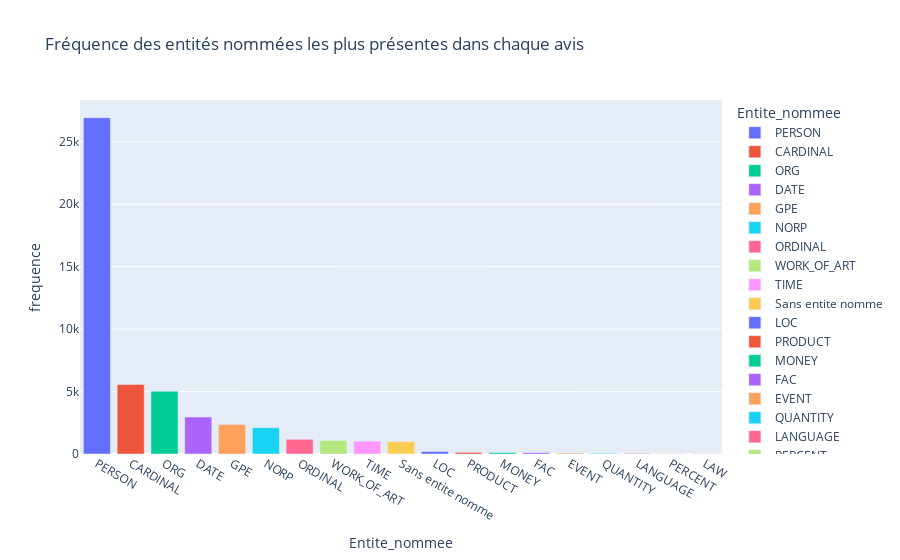

The cell this chart's notebook holds for it:
### Markdown cell above
Sur la cellule d'au-dessus, nous avons pris pour chaque review(chaque ligne du jeu de données), le type d'entité nommée le plus représenté(si ce type existe).<br>
Ensuite nous avons créé une colonne où on stocke cette entité nommée.

### Code cell
coordonnees=[]

for mots in frequence(list(data["entite_nomme"])):
    coordonnees+=[(mots[0],mots[1])]
    
coordonnees_trier = sorted(coordonnees,key=lambda x: -x[1])
abscisse=[mots[0] for mots in coordonnees_trier]
ordonnees=[mots[1] for mots in coordonnees_trier]

diagramme=pd.DataFrame({"Entite_nommee":abscisse,
                        "frequence":ordonnees})
    
px.bar(data_frame=diagramme,x='Entite_nommee', y='frequence', color='Entite_nommee',
       hover_data=diagramme,title="Fréquence des entités nommées les plus présentes dans chaque avis")

### Figure 1 — Plotly figure (JSON) as saved in the notebook; plotly's stock layout.template omitted (floating-point values rounded to 4 significant figures)
{"data": [{"alignmentgroup": "True", "hovertemplate": "Entite_nommee=%{x}<br>frequence=%{y}<extra></extra>", "legendgroup": "PERSON", "marker": {"color": "#636efa", "pattern": {"shape": ""}}, "name": "PERSON", "offsetgroup": "PERSON", "orientation": "v", "showlegend": true, "textposition": "auto", "type": "bar", "x": ["PERSON"], "xaxis": "x", "y": [26930], "yaxis": "y"}, {"alignmentgroup": "True", "hovertemplate": "Entite_nommee=%{x}<br>frequence=%{y}<extra></extra>", "legendgroup": "CARDINAL", "marker": {"color": "#EF553B", "pattern": {"shape": ""}}, "name": "CARDINAL", "offsetgroup": "CARDINAL", "orientation": "v", "showlegend": true, "textposition": "auto", "type": "bar", "x": ["CARDINAL"], "xaxis": "x", "y": [5560], "yaxis": "y"}, {"alignmentgroup": "True", "hovertemplate": "Entite_nommee=%{x}<br>frequence=%{y}<extra></extra>", "legendgroup": "ORG", "marker": {"color": "#00cc96", "pattern": {"shape": ""}}, "name": "ORG", "offsetgroup": "ORG", "orientation": "v", "showlegend": true, "textposition": "auto", "type": "bar", "x": ["ORG"], "xaxis": "x", "y": [5032], "yaxis": "y"}, {"alignmentgroup": "True", "hovertemplate": "Entite_nommee=%{x}<br>frequence=%{y}<extra></extra>", "legendgroup": "DATE", "marker": {"color": "#ab63fa", "pattern": {"shape": ""}}, "name": "DATE", "offsetgroup": "DATE", "orientation": "v", "showlegend": true, "textposition": "auto", "type": "bar", "x": ["DATE"], "xaxis": "x", "y": [2961], "yaxis": "y"}, {"alignmentgroup": "True", "hovertemplate": "Entite_nommee=%{x}<br>frequence=%{y}<extra></extra>", "legendgroup": "GPE", "marker": {"color": "#FFA15A", "pattern": {"shape": ""}}, "name": "GPE", "offsetgroup": "GPE", "orientation": "v", "showlegend": true, "textposition": "auto", "type": "bar", "x": ["GPE"], "xaxis": "x", "y": [2363], "yaxis": "y"}, {"alignmentgroup": "True", "hovertemplate": "Entite_nommee=%{x}<br>frequence=%{y}<extra></extra>", "legendgroup": "NORP", "marker": {"color": "#19d3f3", "pattern": {"shape": ""}}, "name": "NORP", "offsetgroup": "NORP", "orientation": "v", "showlegend": true, "textposition": "auto", "type": "bar", "x": ["NORP"], "xaxis": "x", "y": [2107], "yaxis": "y"}, {"alignmentgroup": "True", "hovertemplate": "Entite_nommee=%{x}<br>frequence=%{y}<extra></extra>", "legendgroup": "ORDINAL", "marker": {"color": "#FF6692", "pattern": {"shape": ""}}, "name": "ORDINAL", "offsetgroup": "ORDINAL", "orientation": "v", "showlegend": true, "textposition": "auto", "type": "bar", "x": ["ORDINAL"], "xaxis": "x", "y": [1172], "yaxis": "y"}, {"alignmentgroup": "True", "hovertemplate": "Entite_nommee=%{x}<br>frequence=%{y}<extra></extra>", "legendgroup": "WORK_OF_ART", "marker": {"color": "#B6E880", "pattern": {"shape": ""}}, "name": "WORK_OF_ART", "offsetgroup": "WORK_OF_ART", "orientation": "v", "showlegend": true, "textposition": "auto", "type": "bar", "x": ["WORK_OF_ART"], "xaxis": "x", "y": [1088], "yaxis": "y"}, {"alignmentgroup": "True", "hovertemplate": "Entite_nommee=%{x}<br>frequence=%{y}<extra></extra>", "legendgroup": "TIME", "marker": {"color": "#FF97FF", "pattern": {"shape": ""}}, "name": "TIME", "offsetgroup": "TIME", "orientation": "v", "showlegend": true, "textposition": "auto", "type": "bar", "x": ["TIME"], "xaxis": "x", "y": [1032], "yaxis": "y"}, {"alignmentgroup": "True", "hovertemplate": "Entite_nommee=%{x}<br>frequence=%{y}<extra></extra>", "legendgroup": "Sans entite nomme", "marker": {"color": "#FECB52", "pattern": {"shape": ""}}, "name": "Sans entite nomme", "offsetgroup": "Sans entite nomme", "orientation": "v", "showlegend": true, "textposition": "auto", "type": "bar", "x": ["Sans entite nomme"], "xaxis": "x", "y": [989], "yaxis": "y"}, {"alignmentgroup": "True", "hovertemplate": "Entite_nommee=%{x}<br>frequence=%{y}<extra></extra>", "legendgroup": "LOC", "marker": {"color": "#636efa", "pattern": {"shape": ""}}, "name": "LOC", "offsetgroup": "LOC", "orientation": "v", "showlegend": true, "textposition": "auto", "type": "bar", "x": ["LOC"], "xaxis": "x", "y": [198], "yaxis": "y"}, {"alignmentgroup": "True", "hovertemplate": "Entite_nommee=%{x}<br>frequence=%{y}<extra></extra>", "legendgroup": "PRODUCT", "marker": {"color": "#EF553B", "pattern": {"shape": ""}}, "name": "PRODUCT", "offsetgroup": "PRODUCT", "orientation": "v", "showlegend": true, "textposition": "auto", "type": "bar", "x": ["PRODUCT"], "xaxis": "x", "y": [129], "yaxis": "y"}, {"alignmentgroup": "True", "hovertemplate": "Entite_nommee=%{x}<br>frequence=%{y}<extra></extra>", "legendgroup": "MONEY", "marker": {"color": "#00cc96", "pattern": {"shape": ""}}, "name": "MONEY", "offsetgroup": "MONEY", "orientation": "v", "showlegend": true, "textposition": "auto", "type": "bar", "x": ["MONEY"], "xaxis": "x", "y": [114], "yaxis": "y"}, {"alignmentgroup": "True", "hovertemplate": "Entite_nommee=%{x}<br>frequence=%{y}<extra></extra>", "legendgroup": "FAC", "marker": {"color": "#ab63fa", "pattern": {"shape": ""}}, "name": "FAC", "offsetgroup": "FAC", "orientation": "v", "showlegend": true, "textposition": "auto", "type": "bar", "x": ["FAC"], "xaxis": "x", "y": [108], "yaxis": "y"}, {"alignmentgroup": "True", "hovertemplate": "Entite_nommee=%{x}<br>frequence=%{y}<extra></extra>", "legendgroup": "EVENT", "marker": {"color": "#FFA15A", "pattern": {"shape": ""}}, "name": "EVENT", "offsetgroup": "EVENT", "orientation": "v", "showlegend": true, "textposition": "auto", "type": "bar", "x": ["EVENT"], "xaxis": "x", "y": [69], "yaxis": "y"}, {"alignmentgroup": "True", "hovertemplate": "Entite_nommee=%{x}<br>frequence=%{y}<extra></extra>", "legendgroup": "QUANTITY", "marker": {"color": "#19d3f3", "pattern": {"shape": ""}}, "name": "QUANTITY", "offsetgroup": "QUANTITY", "orientation": "v", "showlegend": true, "textposition": "auto", "type": "bar", "x": ["QUANTITY"], "xaxis": "x", "y": [47], "yaxis": "y"}, {"alignmentgroup": "True", "hovertemplate": "Entite_nommee=%{x}<br>frequence=%{y}<extra></extra>", "legendgroup": "LANGUAGE", "marker": {"color": "#FF6692", "pattern": {"shape": ""}}, "name": "LANGUAGE", "offsetgroup": "LANGUAGE", "orientation": "v", "showlegend": true, "textposition": "auto", "type": "bar", "x": ["LANGUAGE"], "xaxis": "x", "y": [46], "yaxis": "y"}, {"alignmentgroup": "True", "hovertemplate": "Entite_nommee=%{x}<br>frequence=%{y}<extra></extra>", "legendgroup": "PERCENT", "marker": {"color": "#B6E880", "pattern": {"shape": ""}}, "name": "PERCENT", "offsetgroup": "PERCENT", "orientation": "v", "showlegend": true, "textposition": "auto", "type": "bar", "x": ["PERCENT"], "xaxis": "x", "y": [29], "yaxis": "y"}, {"alignmentgroup": "True", "hovertemplate": "Entite_nommee=%{x}<br>frequence=%{y}<extra></extra>", "legendgroup": "LAW", "marker": {"color": "#FF97FF", "pattern": {"shape": ""}}, "name": "LAW", "offsetgroup": "LAW", "orientation": "v", "showlegend": true, "textposition": "auto", "type": "bar", "x": ["LAW"], "xaxis": "x", "y": [26], "yaxis": "y"}], "layout": {"barmode": "relative", "legend": {"title": {"text": "Entite_nommee"}, "tracegroupgap": 0}, "title": {"text": "Fréquence des entités nommées les plus présentes dans chaque avis"}, "xaxis": {"anchor": "y", "categoryarray": ["PERSON", "CARDINAL", "ORG", "DATE", "GPE", "NORP", "ORDINAL", "WORK_OF_ART", "TIME", "Sans entite nomme", "LOC", "PRODUCT", "MONEY", "FAC", "EVENT", "QUANTITY", "LANGUAGE", "PERCENT", "LAW"], "categoryorder": "array", "domain": [0, 1], "title": {"text": "Entite_nommee"}}, "yaxis": {"anchor": "x", "domain": [0, 1], "title": {"text": "frequence"}}}}
